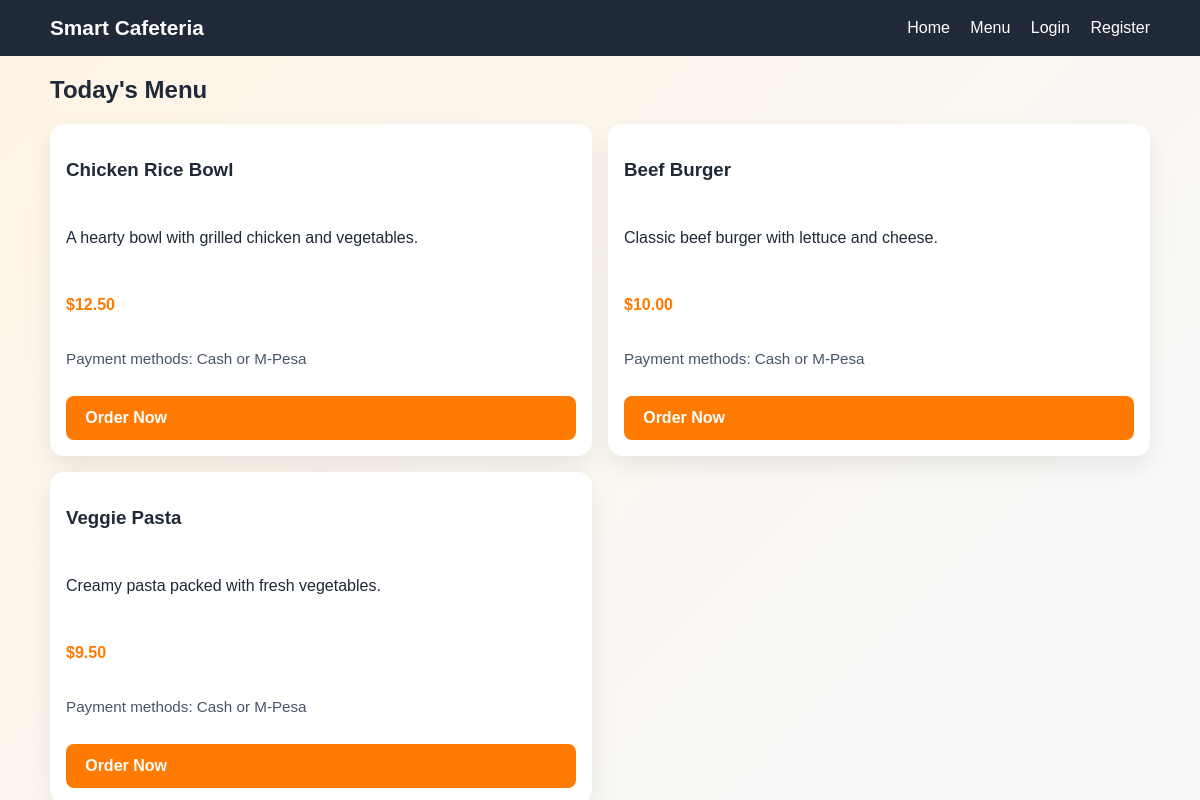
The app's page /menu/, older data.
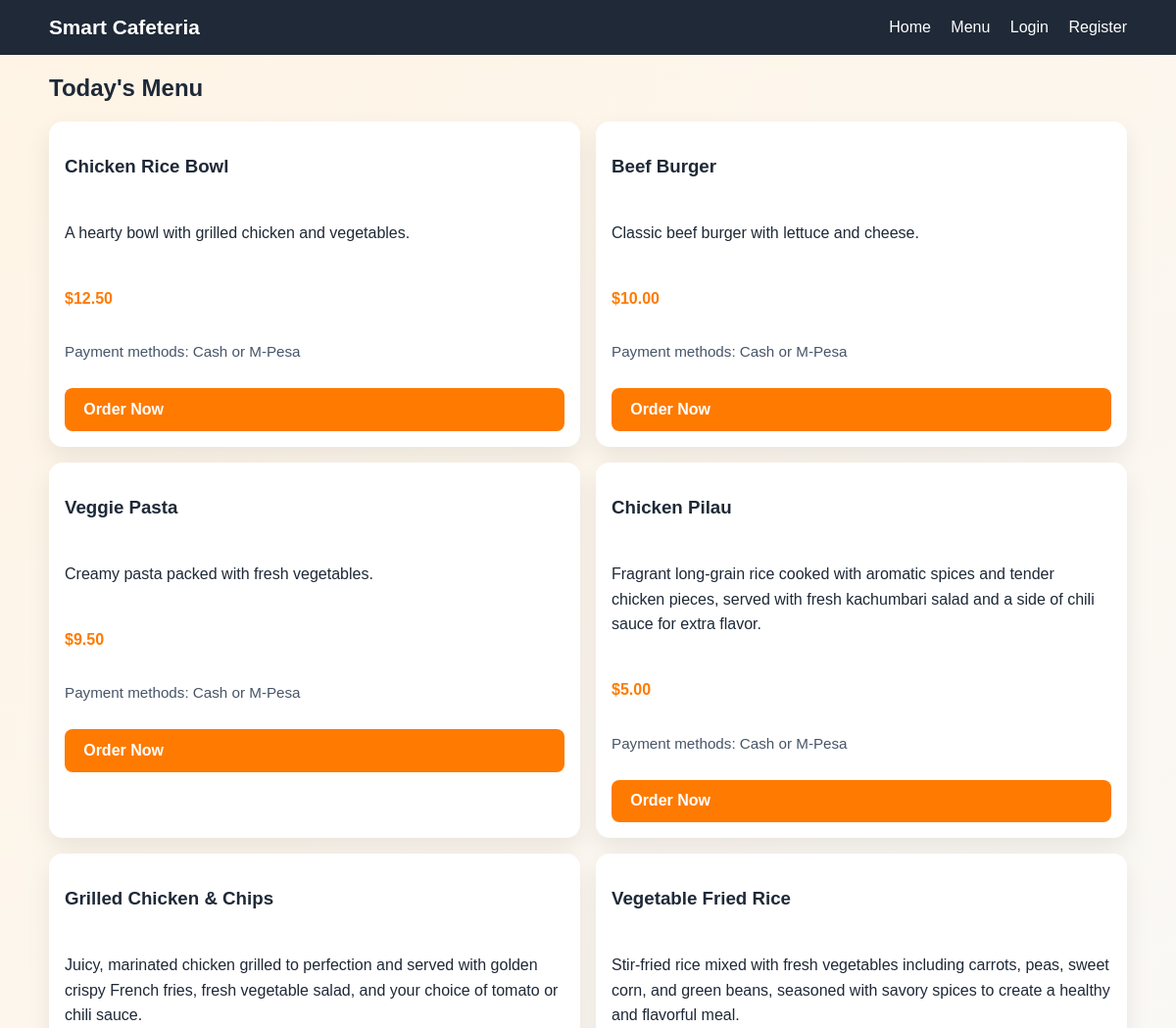
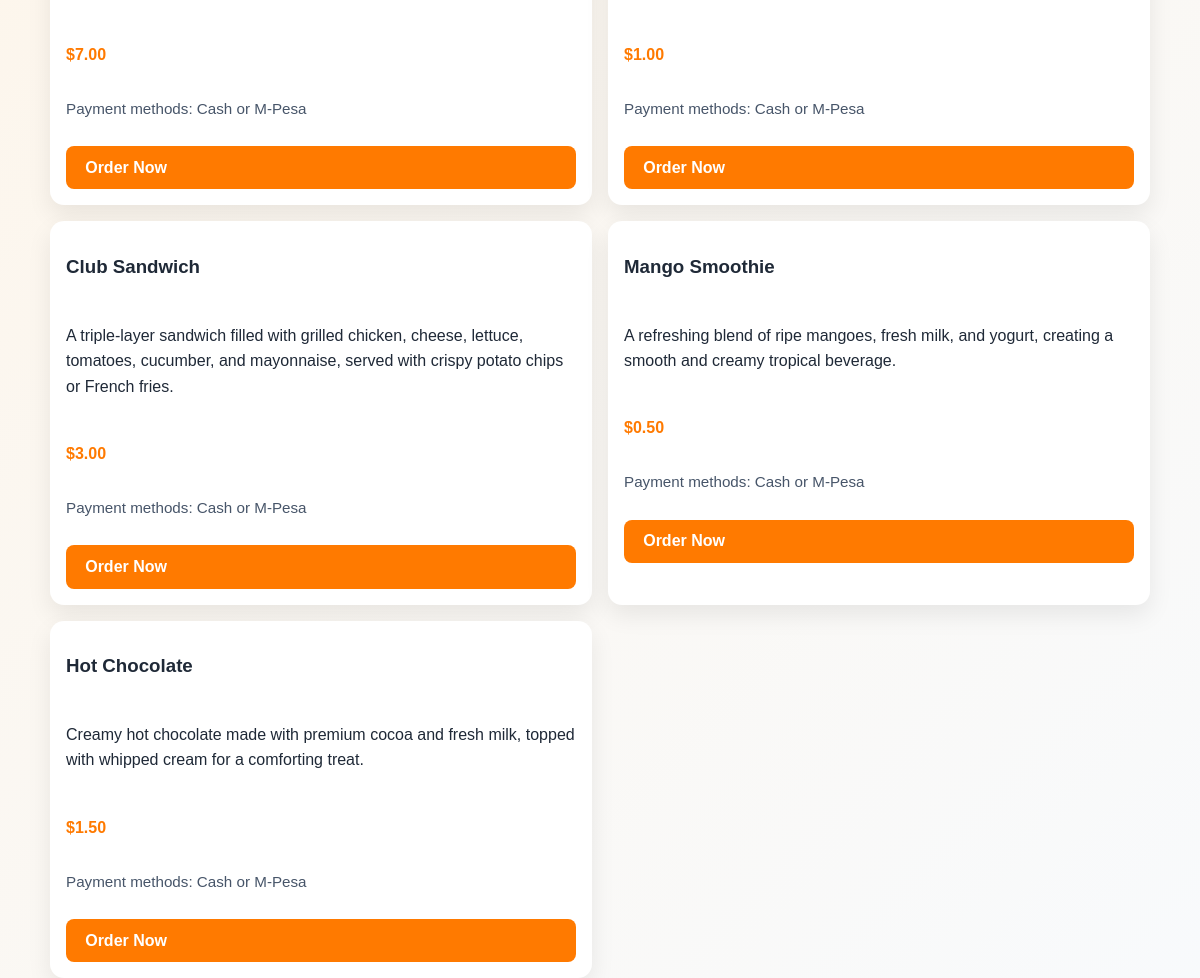
The same page, newer data (2 pictures, top to bottom).
### cafeteria/models.py (models this page shows, shortened)
class MenuItem(models.Model):
    name = models.CharField(max_length=120)
    description = models.TextField()
    price = models.DecimalField(max_digits=6, decimal_places=2)
    is_available = models.BooleanField(default=True)

### cafeteria/views.py (the view)
# urls.py: path("menu/", views.menu_view, name="menu"),
def menu_view(request):
    items = MenuItem.objects.filter(is_available=True)
    return render(request, "menu.html", {"items": items})

### templates/menu.html
{% extends 'base.html' %}
{% block content %}
<h2>Today's Menu</h2>
<div class="menu-grid">
    {% for item in items %}
    <div class="card menu-card">
        <h3>{{ item.name }}</h3>
        <p>{{ item.description }}</p>
        <p class="price">${{ item.price }}</p>
        <p class="meta-text">Payment methods: Cash or M-Pesa</p>
        <a class="btn btn-primary" href="{% url 'order_food' item.pk %}">Order Now</a>
    </div>
    {% empty %}
    <p>No meals available right now.</p>
    {% endfor %}
</div>
{% endblock %}

### templates/base.html (shortened to what this page needs)
<!DOCTYPE html>
<html lang="en">
<head>
    {% load static %}
    <link rel="stylesheet" href="{% static 'css/style.css' %}">
</head>
<body class="{% block body_class %}{% endblock %}">
    <header class="navbar">
        <div class="container nav-wrap">
            <a class="brand" href="{% url 'home' %}">Smart Cafeteria</a>
            <nav class="nav-links">
                <a href="{% url 'home' %}">Home</a>
                <a href="{% url 'menu' %}">Menu</a>
                {% if user.is_authenticated %}
                    <a href="{% url 'orders' %}">My Orders</a>
                    {% if user.is_staff %}
                        <a href="{% url 'admin_dashboard' %}">Admin Dashboard</a>
                        <a href="/admin/">Django Admin</a>
                    {% endif %}
                    <a href="{% url 'logout' %}">Logout</a>
                {% else %}
                    <a href="{% url 'login' %}">Login</a>
                    <a href="{% url 'register' %}">Register</a>
                {% endif %}
            </nav>
        </div>
    </header>
    <main class="container">
        {% block content %}{% endblock %}
    </main>
</body>
</html>

### static/css/style.css (style rules this page uses)
:root { --primary: #ff7a00; --secondary: #1f2937; --bg: #f8fafc; --card: #ffffff; }
body { margin: 0; font-family: Arial, sans-serif; background: linear-gradient(135deg, #fff4e5, var(--bg)); color: var(--secondary); }
.container { width: min(1100px, 92%); margin: 0 auto; }
.navbar { background: var(--secondary); color: white; padding: 1rem 0; }
.nav-wrap { display: flex; justify-content: space-between; align-items: center; }
.brand { color: white; font-size: 1.3rem; font-weight: bold; text-decoration: none; }
.nav-links a { color: white; margin-left: 1rem; text-decoration: none; }
.hero-text, .feature-box p, .card p { line-height: 1.6; }
.btn { display: inline-block; padding: 0.8rem 1.2rem; border-radius: 8px; text-decoration: none; font-weight: bold; }
.btn-primary { background: var(--primary); color: white; }
.hero-card, .card, .feature-box { background: var(--card); padding: 1.5rem; border-radius: 14px; box-shadow: 0 10px 25px rgba(0,0,0,0.08); }
.menu-grid { display: grid; grid-template-columns: repeat(2, 1fr); gap: 1rem; margin-top: 1rem; }
.menu-card, .order-card { padding: 1rem; display: flex; flex-direction: column; gap: 0.6rem; }
.price { font-weight: bold; color: var(--primary); }
.meta-text { color: #475569; margin-top: 0.25rem; font-size: 0.95rem; }

Row changes from the older to the newer data that the page shows:
added MenuItem: name "Chicken Pilau", description "Fragrant long-grain rice cooked with aromatic spices and tender chicken pieces, served with fresh kachumbari salad and a side of chili sauce for extra flavor.", price "5.00"
added MenuItem: name "Grilled Chicken & Chips", description "Juicy, marinated chicken grilled to perfection and served with golden crispy French fries, fresh vegetable salad, and your choice of tomato or chili sauce.", price "7.00"
added MenuItem: name "Vegetable Fried Rice", description "Stir-fried rice mixed with fresh vegetables including carrots, peas, sweet corn, and green beans, seasoned with savory spices to create a healthy and flavorful meal.", price "1.00"
added MenuItem: name "Club Sandwich", description "A triple-layer sandwich filled with grilled chicken, cheese, lettuce, tomatoes, cucumber, and mayonnaise, served with crispy potato chips or French fries.", price "3.00"
added MenuItem: name "Mango Smoothie", description "A refreshing blend of ripe mangoes, fresh milk, and yogurt, creating a smooth and creamy tropical beverage.", price "0.50"
added MenuItem: name "Hot Chocolate", description "Creamy hot chocolate made with premium cocoa and fresh milk, topped with whipped cream for a comforting treat.", price "1.50"
